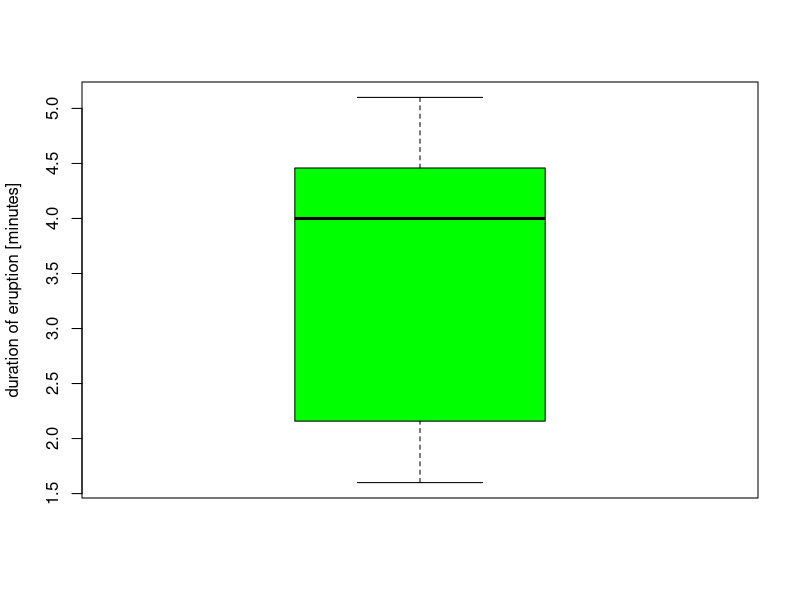
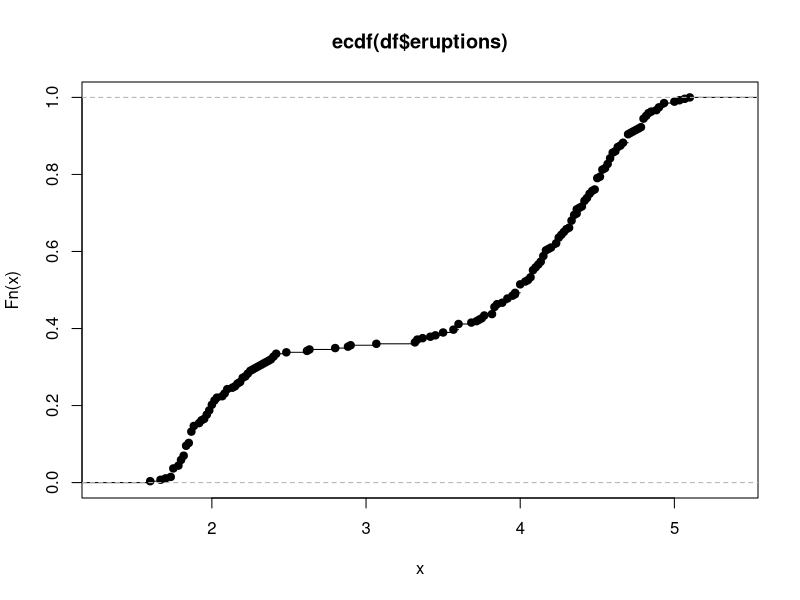
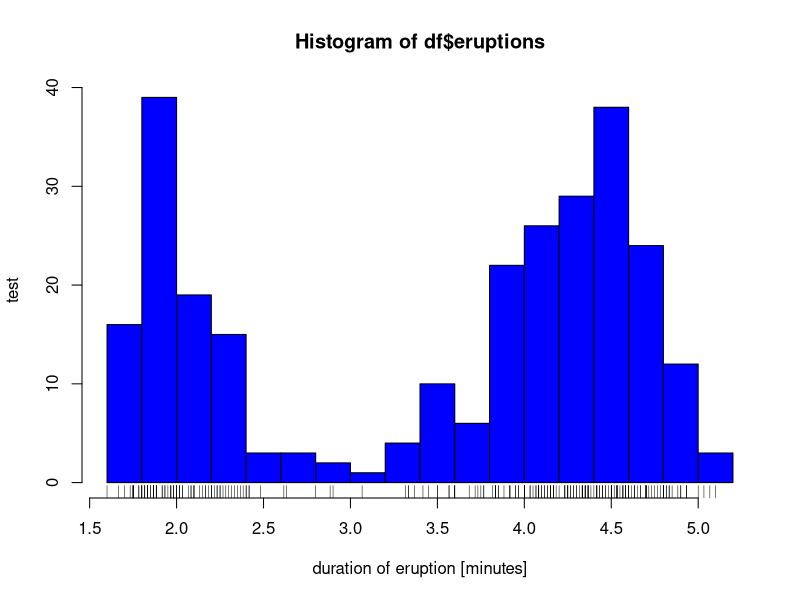

Here is the R script that generated these plots, in order:
library(base)
df = data.frame(faithful)


# a: 5 point summary
summary(df)


# boxplot
boxplot(df$eruptions, col = "green", ylab = "duration of eruption [minutes]")


# stem and leaf plot
stem(df$eruptions)


# emp verteilungsfunktion
plot(ecdf(df$eruptions))


# hist inkl rug plot
hist(df$eruptions, breaks = 20, col = "blue", xlab = "duration of eruption [minutes]", ylab = "test")
rug(df$eruptions)


